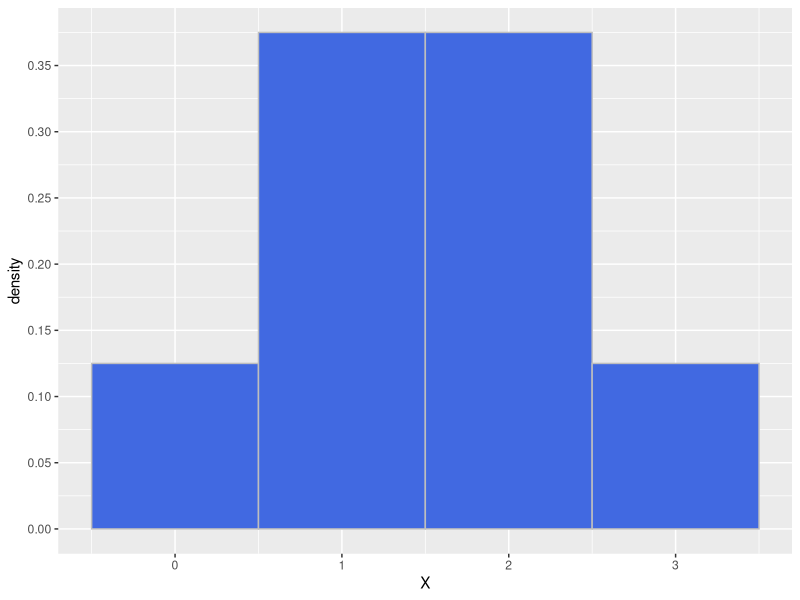

R code for this plot:
library(ggplot2)

headstails <- data.frame(s=c("HHH","HHT","HTH","THH","TTH","THT","HTT","TTT"), 
                         X=c(3,2,2,2,1,1,1,0))

ggplot(data = headstails, aes(x = X, y = ..density..)) + 
  geom_histogram(bins=4, fill="royalblue", col="grey") + 
  scale_y_continuous(breaks = seq(0, 1, by = 0.05))
